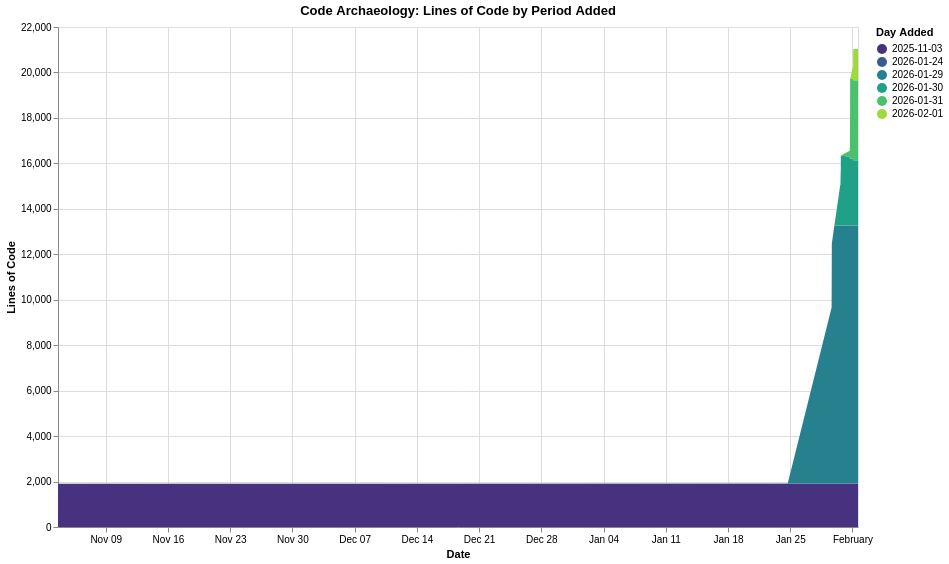

Write the Vega-Lite specification saved for this chart.
### Vega-Lite specification from a JSON file in a GitHub repository (floating-point values rounded to 4 significant figures; data arrays with more than 128 entries replaced by an {"elided": "..."} marker saying what was removed)
{"$schema": "https://vega.github.io/schema/vega-lite/v6.1.0.json", "config": {"view": {"continuousHeight": 300, "continuousWidth": 300}}, "data": {"name": "data-674f5dc5d1d7ad1d5c093caeeadf2700"}, "datasets": {"data-674f5dc5d1d7ad1d5c093caeeadf2700": {"elided": "144 records"}}, "encoding": {"color": {"field": "period", "scale": {"scheme": "viridis"}, "title": "Day Added", "type": "ordinal"}, "order": {"field": "period", "sort": "ascending", "type": "ordinal"}, "tooltip": [{"field": "commit_date", "type": "temporal"}, {"field": "period", "type": "ordinal"}, {"field": "line_count", "type": "quantitative"}], "x": {"field": "commit_date", "title": "Date", "type": "temporal"}, "y": {"field": "line_count", "title": "Lines of Code", "type": "quantitative"}}, "height": 500, "mark": {"type": "area"}, "title": "Code Archaeology: Lines of Code by Period Added", "width": 800}
